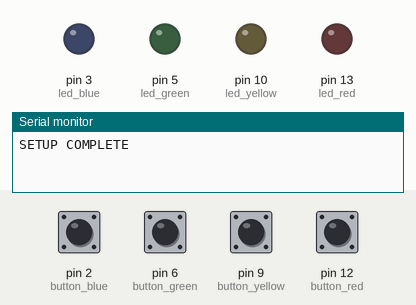
The sketch below on a simulated Arduino Uno, built with avr-gcc and run on an emulated ATmega328P. On the bench: output pins drawn as LEDs (lit = HIGH), the last lines printed to the serial monitor. The test bench sets the inputs (shaded band); at power-on: pin 2 (button_blue), pin 6 (button_green), pin 9 (button_yellow), pin 12 (button_red) HIGH.

Above: at 1.2 s.
1.3 s: pin 2 (button_blue) pulled LOW for 0.15 s
At 1.37 s:
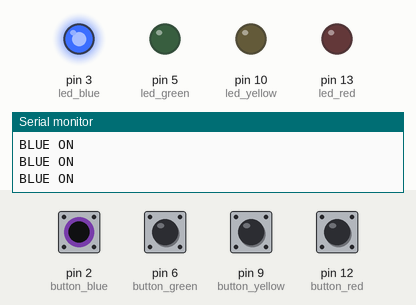
2.9 s: pin 6 (button_green) pulled LOW for 0.15 s
At 2.97 s:
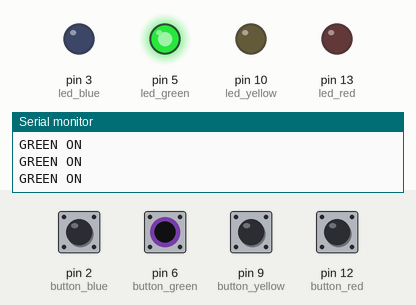
4.5 s: pin 9 (button_yellow) pulled LOW for 0.15 s
At 4.58 s:
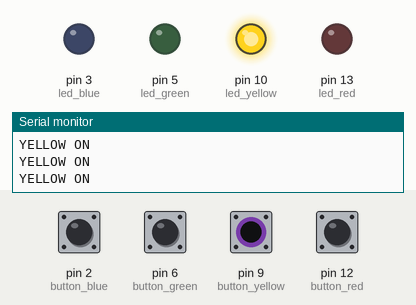
6.1 s: pin 12 (button_red) pulled LOW for 0.15 s
At 6.17 s:
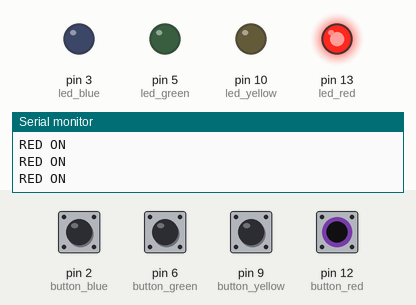
7.7 s: pin 2 (button_blue) driven LOW and pin 6 (button_green) driven LOW
At 8.2 s:
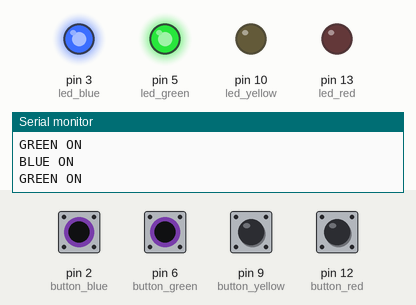
9.2 s: pin 9 (button_yellow) pulled LOW for 1 s
At 9.8 s:
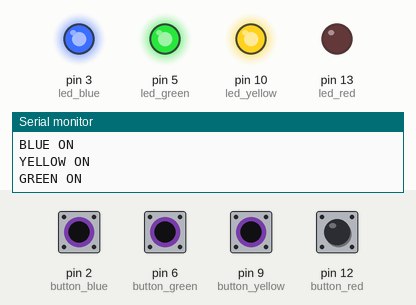
Timing chart, 0 to 12.2 s (numbered marks = the images above; inputs shaded):
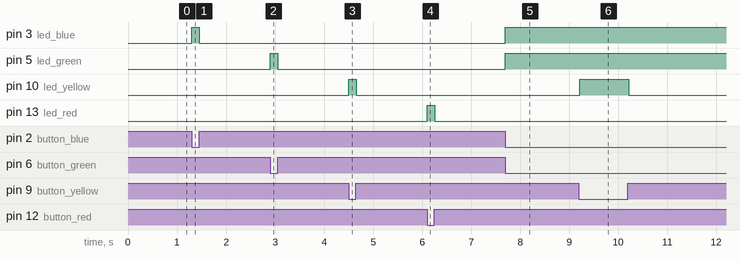

Measured:
- after the input at 1.3 s, pin 3 (led_blue): LOW → HIGH at once, → LOW 0.16 s later
- after the input at 2.9 s, pin 5 (led_green): LOW → HIGH at once, → LOW 0.15 s later
- after the input at 4.5 s, pin 10 (led_yellow): LOW → HIGH at once, → LOW 0.16 s later
- after the input at 6.1 s, pin 13 (led_red): LOW → HIGH at once, → LOW 0.16 s later
- after the input at 7.7 s, pin 3 (led_blue), pin 5 (led_green): LOW → HIGH at once
- after the input at 9.2 s, pin 10 (led_yellow): LOW → HIGH at once, → LOW 1.0 s later

The sketch:

test_button_led.ino
```cpp
#define button_red 12
#define button_yellow 9
#define button_green 6
#define button_blue 2

#define led_red 13
#define led_yellow 10
#define led_green 5
#define led_blue 3


void setup()
{
  pinMode(button_red, INPUT_PULLUP);
  pinMode(led_red, OUTPUT);

  pinMode(button_yellow, INPUT_PULLUP);
  pinMode(led_yellow, OUTPUT);

  pinMode(button_green, INPUT_PULLUP);
  pinMode(led_green, OUTPUT);

  pinMode(button_blue, INPUT_PULLUP);
  pinMode(led_blue, OUTPUT);

  Serial.begin(9600);
  Serial.println("SETUP COMPLETE");
}

void loop()
{
  if(digitalRead(button_red) == 0)
    {
      digitalWrite(led_red, HIGH);
      Serial.println("RED ON");
    }
  else
    {
      digitalWrite(led_red, LOW);
      //Serial.println("RED OFF");
    }

  if(digitalRead(button_yellow) == 0)
    {
      digitalWrite(led_yellow, HIGH);
      Serial.println("YELLOW ON");

    }
  else
    {
      digitalWrite(led_yellow, LOW);
      //Serial.println("YELLOW OFF");

    }

  if(digitalRead(button_green) == 0)
    {
      digitalWrite(led_green, HIGH);
      Serial.println("GREEN ON");

    }
  else
    {
      digitalWrite(led_green, LOW);
      //Serial.println("GREEN OFF");

    }

  if(digitalRead(button_blue) == 0)
    {
      digitalWrite(led_blue, HIGH);
      Serial.println("BLUE ON");

    }
  else
    {
      digitalWrite(led_blue, LOW);
      //Serial.println("BLUE OFF");

    }
}
```
